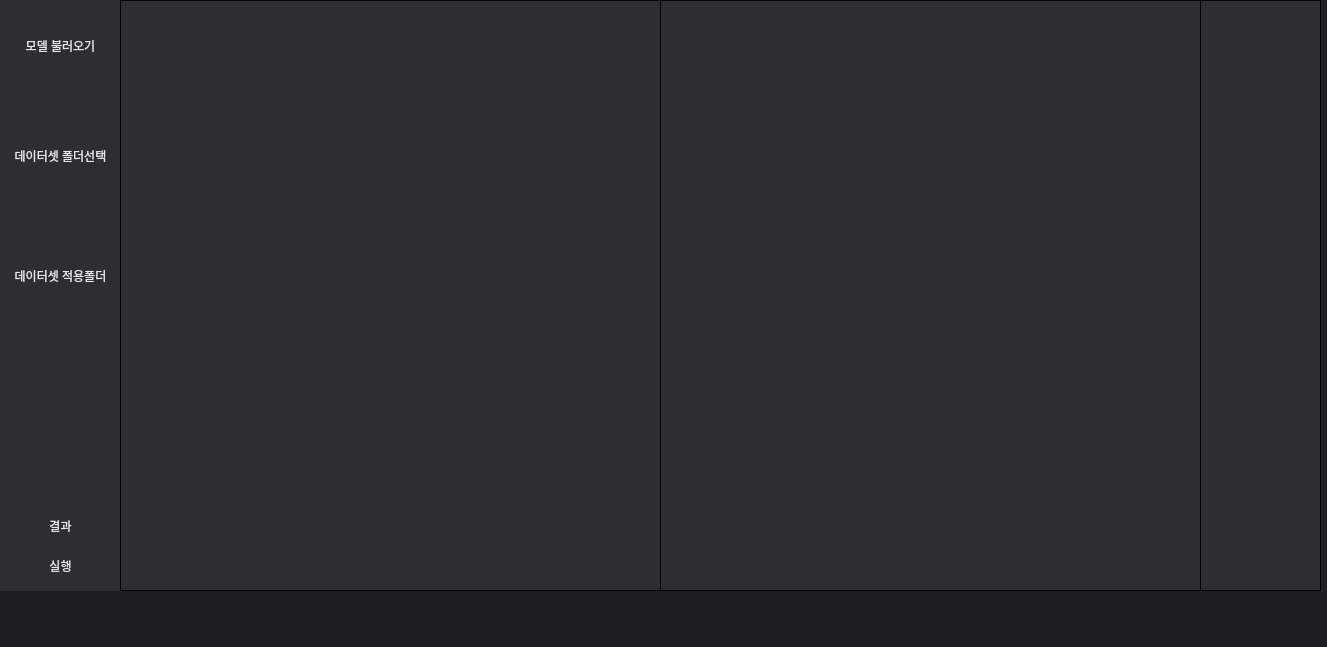
<?xml version="1.0" encoding="UTF-8"?>
<ui version="4.0">
 <class>Dialog</class>
 <widget class="QDialog" name="Dialog">
  <property name="geometry">
   <rect>
    <x>0</x>
    <y>0</y>
    <width>1327</width>
    <height>647</height>
   </rect>
  </property>
  <property name="minimumSize">
   <size>
    <width>0</width>
    <height>0</height>
   </size>
  </property>
  <property name="maximumSize">
   <size>
    <width>16777215</width>
    <height>16777215</height>
   </size>
  </property>
  <property name="windowTitle">
   <string>Dialog</string>
  </property>
  <property name="styleSheet">
   <string notr="true">QDialog{
	background-color : #1f1f21;
	color: #fff;
	font: 9pt &quot;휴먼모음T&quot;;
}
QPushButton{
    color:#e8e8e8;
    border-radius: 8px;
}
QTextEdit{
	color: #fff;
}
</string>
  </property>
  <widget class="QLabel" name="label">
   <property name="geometry">
    <rect>
     <x>120</x>
     <y>0</y>
     <width>541</width>
     <height>591</height>
    </rect>
   </property>
   <property name="styleSheet">
    <string notr="true">border-style: solid;
border-width: 1px;
border-color: #rgb(0, 0, 0);
background-color : #2c2e31;</string>
   </property>
   <property name="text">
    <string/>
   </property>
  </widget>
  <widget class="QTextEdit" name="textEdit">
   <property name="geometry">
    <rect>
     <x>1200</x>
     <y>0</y>
     <width>121</width>
     <height>591</height>
    </rect>
   </property>
   <property name="styleSheet">
    <string notr="true">background-color : #2c2e31;
border-style: solid;
border-width: 1px;
border-color: #rgb(0, 0, 0);</string>
   </property>
  </widget>
  <widget class="QLabel" name="label_2">
   <property name="geometry">
    <rect>
     <x>660</x>
     <y>0</y>
     <width>541</width>
     <height>591</height>
    </rect>
   </property>
   <property name="styleSheet">
    <string notr="true">border-style: solid;
border-width: 1px;
border-color: #rgb(0, 0, 0);
background-color : #2c2e31;</string>
   </property>
   <property name="text">
    <string/>
   </property>
  </widget>
  <widget class="QGroupBox" name="groupBox">
   <property name="geometry">
    <rect>
     <x>0</x>
     <y>0</y>
     <width>121</width>
     <height>591</height>
    </rect>
   </property>
   <property name="styleSheet">
    <string notr="true">font: 9pt &quot;휴먼모음T&quot;;
border-style: solid;
border-width: 1px;
border-color: #2c2e31;
background-color : #2c2e31;


</string>
   </property>
   <property name="title">
    <string/>
   </property>
   <widget class="QPushButton" name="pushButton_1">
    <property name="geometry">
     <rect>
      <x>10</x>
      <y>30</y>
      <width>101</width>
      <height>31</height>
     </rect>
    </property>
    <property name="styleSheet">
     <string notr="true">QPushButton:hover{
	background-color:#505459;
	color: #fff;
}
QPushButton:pressed{
   border-color: rgb(255, 200, 28);
   background-color:rgb(162, 169, 180);
}
</string>
    </property>
    <property name="text">
     <string>모델 불러오기</string>
    </property>
   </widget>
   <widget class="QTextEdit" name="textEdit_1">
    <property name="geometry">
     <rect>
      <x>0</x>
      <y>70</y>
      <width>121</width>
      <height>31</height>
     </rect>
    </property>
    <property name="styleSheet">
     <string notr="true">QTextEdit{
	
border-color: #rgb(0, 0, 0);
}</string>
    </property>
   </widget>
   <widget class="QPushButton" name="pushButton_3">
    <property name="geometry">
     <rect>
      <x>10</x>
      <y>550</y>
      <width>101</width>
      <height>31</height>
     </rect>
    </property>
    <property name="styleSheet">
     <string notr="true">QPushButton:hover{
	background-color:#505459;
	color: #fff;
}
QPushButton:pressed{
   border-color: rgb(255, 200, 28);
   background-color:rgb(162, 169, 180);
}
</string>
    </property>
    <property name="text">
     <string>실행</string>
    </property>
   </widget>
   <widget class="QPushButton" name="pushButton_result">
    <property name="geometry">
     <rect>
      <x>10</x>
      <y>510</y>
      <width>101</width>
      <height>31</height>
     </rect>
    </property>
    <property name="styleSheet">
     <string notr="true">QPushButton:hover{
	background-color:#505459;
	color: #fff;
}
QPushButton:pressed{
   border-color: rgb(255, 200, 28);
   background-color:rgb(162, 169, 180);
}
</string>
    </property>
    <property name="text">
     <string>결과</string>
    </property>
   </widget>
   <widget class="QPushButton" name="pushButton_2">
    <property name="geometry">
     <rect>
      <x>10</x>
      <y>140</y>
      <width>101</width>
      <height>31</height>
     </rect>
    </property>
    <property name="styleSheet">
     <string notr="true">QPushButton:hover{
	background-color:#505459;
	color: #fff;
}
QPushButton:pressed{
   border-color: rgb(255, 200, 28);
   background-color:rgb(162, 169, 180);
}
</string>
    </property>
    <property name="text">
     <string>데이터셋 폴더선택</string>
    </property>
   </widget>
   <widget class="QPushButton" name="pushButton_4">
    <property name="geometry">
     <rect>
      <x>10</x>
      <y>260</y>
      <width>101</width>
      <height>31</height>
     </rect>
    </property>
    <property name="styleSheet">
     <string notr="true">QPushButton:hover{
	background-color:#505459;
	color: #fff;
}
QPushButton:pressed{
   border-color: rgb(255, 200, 28);
   background-color:rgb(162, 169, 180);
}
</string>
    </property>
    <property name="text">
     <string>데이터셋 적용폴더</string>
    </property>
   </widget>
   <widget class="QTextEdit" name="textEdit_4">
    <property name="geometry">
     <rect>
      <x>0</x>
      <y>300</y>
      <width>121</width>
      <height>31</height>
     </rect>
    </property>
    <property name="styleSheet">
     <string notr="true">background-color : #2c2e31;</string>
    </property>
   </widget>
   <widget class="QTextEdit" name="textEdit_2">
    <property name="geometry">
     <rect>
      <x>0</x>
      <y>180</y>
      <width>121</width>
      <height>31</height>
     </rect>
    </property>
   </widget>
  </widget>
  <zorder>groupBox</zorder>
  <zorder>label</zorder>
  <zorder>textEdit</zorder>
  <zorder>label_2</zorder>
 </widget>
 <resources/>
 <connections/>
</ui>
